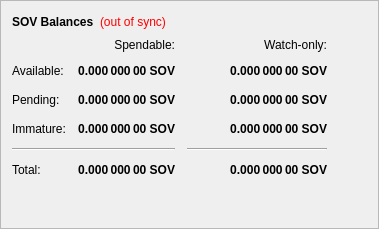
        <widget class="QFrame" name="frame">
         <property name="frameShape">
          <enum>QFrame::StyledPanel</enum>
         </property>
         <property name="frameShadow">
          <enum>QFrame::Raised</enum>
         </property>
         <layout class="QVBoxLayout" name="verticalLayout_4">
          <item>
           <layout class="QHBoxLayout" name="horizontalLayout_4">
            <item>
             <widget class="QLabel" name="label_5">
              <property name="font">
               <font>
                <weight>75</weight>
                <bold>true</bold>
               </font>
              </property>
              <property name="text">
               <string>SOV Balances</string>
              </property>
             </widget>
            </item>
            <item>
             <widget class="QLabel" name="labelWalletStatus">
              <property name="cursor">
               <cursorShape>WhatsThisCursor</cursorShape>
              </property>
              <property name="toolTip">
               <string>The displayed information may be out of date. Your wallet automatically synchronizes with the zSov network after a connection is established, but this process has not completed yet.</string>
              </property>
              <property name="styleSheet">
               <string notr="true">QLabel { color: red; }</string>
              </property>
              <property name="text">
               <string notr="true">(out of sync)</string>
              </property>
              <property name="alignment">
               <set>Qt::AlignLeading|Qt::AlignLeft|Qt::AlignVCenter</set>
              </property>
             </widget>
            </item>
            <item>
             <spacer name="horizontalSpacer_3">
              <property name="orientation">
               <enum>Qt::Horizontal</enum>
              </property>
              <property name="sizeHint" stdset="0">
               <size>
                <width>40</width>
                <height>20</height>
               </size>
              </property>
             </spacer>
            </item>
           </layout>
          </item>
          <item>
           <layout class="QGridLayout" name="gridLayout">
            <property name="spacing">
             <number>12</number>
            </property>
            <item row="2" column="2">
             <widget class="QLabel" name="labelWatchPending">
              <property name="font">
               <font>
                <weight>75</weight>
                <bold>true</bold>
               </font>
              </property>
              <property name="cursor">
               <cursorShape>IBeamCursor</cursorShape>
              </property>
              <property name="toolTip">
               <string>Unconfirmed transactions to watch-only addresses</string>
              </property>
              <property name="text">
               <string notr="true">0.000 000 00 SOV</string>
              </property>
              <property name="alignment">
               <set>Qt::AlignRight|Qt::AlignTrailing|Qt::AlignVCenter</set>
              </property>
              <property name="textInteractionFlags">
               <set>Qt::LinksAccessibleByMouse|Qt::TextSelectableByKeyboard|Qt::TextSelectableByMouse</set>
              </property>
             </widget>
            </item>
            <item row="2" column="1">
             <widget class="QLabel" name="labelUnconfirmed">
              <property name="font">
               <font>
                <weight>75</weight>
                <bold>true</bold>
               </font>
              </property>
              <property name="cursor">
               <cursorShape>IBeamCursor</cursorShape>
              </property>
              <property name="toolTip">
               <string>Total of transactions that have yet to be confirmed, and do not yet count toward the spendable balance</string>
              </property>
              <property name="text">
               <string notr="true">0.000 000 00 SOV</string>
              </property>
              <property name="alignment">
               <set>Qt::AlignRight|Qt::AlignTrailing|Qt::AlignVCenter</set>
              </property>
              <property name="textInteractionFlags">
               <set>Qt::LinksAccessibleByMouse|Qt::TextSelectableByKeyboard|Qt::TextSelectableByMouse</set>
              </property>
             </widget>
            </item>
            <item row="3" column="2">
             <widget class="QLabel" name="labelWatchImmature">
              <property name="font">
               <font>
                <weight>75</weight>
                <bold>true</bold>
               </font>
              </property>
              <property name="cursor">
               <cursorShape>IBeamCursor</cursorShape>
              </property>
              <property name="toolTip">
               <string>Staked or masternode rewards in watch-only addresses that has not yet matured</string>
              </property>
              <property name="text">
               <string notr="true">0.000 000 00 SOV</string>
              </property>
              <property name="alignment">
               <set>Qt::AlignRight|Qt::AlignTrailing|Qt::AlignVCenter</set>
              </property>
              <property name="textInteractionFlags">
               <set>Qt::LinksAccessibleByMouse|Qt::TextSelectableByKeyboard|Qt::TextSelectableByMouse</set>
              </property>
             </widget>
            </item>
            <item row="4" column="0" colspan="2">
             <widget class="Line" name="lineSpendableBalance">
              <property name="orientation">
               <enum>Qt::Horizontal</enum>
              </property>
             </widget>
            </item>
            <item row="4" column="2">
             <widget class="Line" name="lineWatchBalance">
              <property name="sizePolicy">
               <sizepolicy hsizetype="Preferred" vsizetype="Fixed">
                <horstretch>0</horstretch>
                <verstretch>0</verstretch>
               </sizepolicy>
              </property>
              <property name="minimumSize">
               <size>
                <width>140</width>
                <height>0</height>
               </size>
              </property>
              <property name="orientation">
               <enum>Qt::Horizontal</enum>
              </property>
             </widget>
            </item>
            <item row="5" column="0">
             <widget class="QLabel" name="labelTotalText">
              <property name="text">
               <string>Total:</string>
              </property>
             </widget>
            </item>
            <item row="3" column="1">
             <widget class="QLabel" name="labelImmature">
              <property name="font">
               <font>
                <weight>75</weight>
                <bold>true</bold>
               </font>
              </property>
              <property name="cursor">
               <cursorShape>IBeamCursor</cursorShape>
              </property>
              <property name="toolTip">
               <string>Staked or masternode rewards that has not yet matured</string>
              </property>
              <property name="text">
               <string notr="true">0.000 000 00 SOV</string>
              </property>
              <property name="alignment">
               <set>Qt::AlignRight|Qt::AlignTrailing|Qt::AlignVCenter</set>
              </property>
              <property name="textInteractionFlags">
               <set>Qt::LinksAccessibleByMouse|Qt::TextSelectableByKeyboard|Qt::TextSelectableByMouse</set>
              </property>
             </widget>
            </item>
            <item row="2" column="3">
             <spacer name="horizontalSpacer_2">
              <property name="orientation">
               <enum>Qt::Horizontal</enum>
              </property>
              <property name="sizeHint" stdset="0">
               <size>
                <width>40</width>
                <height>20</height>
               </size>
              </property>
             </spacer>
            </item>
            <item row="3" column="0">
             <widget class="QLabel" name="labelImmatureText">
              <property name="text">
               <string>Immature:</string>
              </property>
             </widget>
            </item>
            <item row="5" column="1">
             <widget class="QLabel" name="labelTotal">
              <property name="font">
               <font>
                <weight>75</weight>
                <bold>true</bold>
               </font>
              </property>
              <property name="cursor">
               <cursorShape>IBeamCursor</cursorShape>
              </property>
              <property name="toolTip">
               <string>Your current total balance</string>
              </property>
              <property name="text">
               <string notr="true">0.000 000 00 SOV</string>
              </property>
              <property name="alignment">
               <set>Qt::AlignRight|Qt::AlignTrailing|Qt::AlignVCenter</set>
              </property>
              <property name="textInteractionFlags">
               <set>Qt::LinksAccessibleByMouse|Qt::TextSelectableByKeyboard|Qt::TextSelectableByMouse</set>
              </property>
             </widget>
            </item>
            <item row="5" column="2">
             <widget class="QLabel" name="labelWatchTotal">
              <property name="font">
               <font>
                <weight>75</weight>
                <bold>true</bold>
               </font>
              </property>
              <property name="cursor">
               <cursorShape>IBeamCursor</cursorShape>
              </property>
              <property name="toolTip">
               <string>Current total balance in watch-only addresses</string>
              </property>
              <property name="text">
               <string notr="true">0.000 000 00 SOV</string>
              </property>
              <property name="alignment">
               <set>Qt::AlignRight|Qt::AlignTrailing|Qt::AlignVCenter</set>
              </property>
              <property name="textInteractionFlags">
               <set>Qt::LinksAccessibleByMouse|Qt::TextSelectableByKeyboard|Qt::TextSelectableByMouse</set>
              </property>
             </widget>
            </item>
            <item row="0" column="2">
             <widget class="QLabel" name="labelWatchonly">
              <property name="text">
               <string>Watch-only:</string>
              </property>
              <property name="alignment">
               <set>Qt::AlignRight|Qt::AlignTrailing|Qt::AlignVCenter</set>
              </property>
             </widget>
            </item>
            <item row="1" column="0">
             <widget class="QLabel" name="labelBalanceText">
              <property name="text">
               <string>Available:</string>
              </property>
             </widget>
            </item>
            <item row="1" column="1">
             <widget class="QLabel" name="labelBalance">
              <property name="font">
               <font>
                <weight>75</weight>
                <bold>true</bold>
               </font>
              </property>
              <property name="cursor">
               <cursorShape>IBeamCursor</cursorShape>
              </property>
              <property name="toolTip">
               <string>Your current spendable balance</string>
              </property>
              <property name="text">
               <string notr="true">0.000 000 00 SOV</string>
              </property>
              <property name="alignment">
               <set>Qt::AlignRight|Qt::AlignTrailing|Qt::AlignVCenter</set>
              </property>
              <property name="textInteractionFlags">
               <set>Qt::LinksAccessibleByMouse|Qt::TextSelectableByKeyboard|Qt::TextSelectableByMouse</set>
              </property>
             </widget>
            </item>
            <item row="1" column="2">
             <widget class="QLabel" name="labelWatchAvailable">
              <property name="font">
               <font>
                <weight>75</weight>
                <bold>true</bold>
               </font>
              </property>
              <property name="cursor">
               <cursorShape>IBeamCursor</cursorShape>
              </property>
              <property name="toolTip">
               <string>Your current balance in watch-only addresses</string>
              </property>
              <property name="text">
               <string notr="true">0.000 000 00 SOV</string>
              </property>
              <property name="alignment">
               <set>Qt::AlignRight|Qt::AlignTrailing|Qt::AlignVCenter</set>
              </property>
              <property name="textInteractionFlags">
               <set>Qt::LinksAccessibleByMouse|Qt::TextSelectableByKeyboard|Qt::TextSelectableByMouse</set>
              </property>
             </widget>
            </item>
            <item row="2" column="0">
             <widget class="QLabel" name="labelPendingText">
              <property name="text">
               <string>Pending:</string>
              </property>
             </widget>
            </item>
            <item row="0" column="1">
             <widget class="QLabel" name="labelSpendable">
              <property name="text">
               <string>Spendable:</string>
              </property>
              <property name="alignment">
               <set>Qt::AlignRight|Qt::AlignTrailing|Qt::AlignVCenter</set>
              </property>
             </widget>
            </item>
           </layout>
          </item>
          <item>
           <spacer name="verticalSpacer_4">
            <property name="orientation">
             <enum>Qt::Vertical</enum>
            </property>
            <property name="sizeHint" stdset="0">
             <size>
              <width>20</width>
              <height>40</height>
             </size>
            </property>
           </spacer>
          </item>
         </layout>
        </widget>
